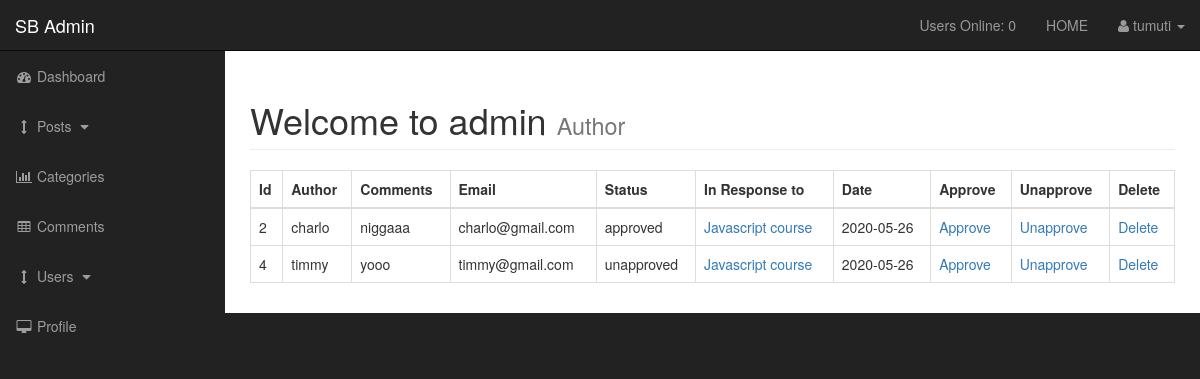
The page /admin/post_comments.php?id=1 (signed in) on the database its author committed.
### tables this page shows
CREATE TABLE `comments` (
  `comment_id` int(3) NOT NULL,
  `comment_post_id` int(3) NOT NULL,
  `comment_author` varchar(255) NOT NULL,
  `comment_email` varchar(255) NOT NULL,
  `comment_content` text NOT NULL,
  `comment_status` varchar(255) NOT NULL,
  `comment_date` date NOT NULL
);

CREATE TABLE `posts` (
  `post_id` int(3) NOT NULL,
  `post_category_id` int(3) NOT NULL,
  `post_title` varchar(255) NOT NULL,
  `post_author` varchar(255) NOT NULL,
  `post_user` varchar(255) NOT NULL,
  `post_date` date NOT NULL,
  `post_image` text NOT NULL,
  `post_content` text NOT NULL,
  `post_tags` varchar(255) NOT NULL,
  `post_comment_count` int(11) NOT NULL,
  `post_status` varchar(255) NOT NULL DEFAULT 'draft',
  `post_views_count` int(11) NOT NULL
);

### admin/post_comments.php (the view, shortened to what this page needs)
<?php include "includes/admin_header.php";?>
    <div id="wrapper">
<?php include "includes/admin_navigation.php";?>
        <div id="page-wrapper">
            <div class="container-fluid">
                <div class="row">
                    <div class="col-lg-12">
                        <h1 class="page-header">
                            Welcome to admin
                            <small>Author</small>
                        </h1>
		<table class="table table-bordered table-hover">
		<thead>
		<tr>
		<th>Id</th>
		<th>Author</th>
		<th>Comments</th>
		<th>Email</th>
		<th>Status</th>
		<th>In Response to</th>
		<th>Date</th>
		<th>Approve</th>
		<th>Unapprove</th>
		<th>Delete</th>
		</tr>
		</thead>
		<tbody>
		<?php
$query = "SELECT * FROM comments WHERE comment_post_id =" .mysqli_real_escape_string($connection, $_GET['id']). " ";
$select_comments = mysqli_query($connection, $query);
while($row = mysqli_fetch_assoc($select_comments)){
$comment_id = $row['comment_id'];
$comment_post_id = $row['comment_post_id'];
$comment_author = $row['comment_author'];
$comment_content = $row['comment_content'];
$comment_email = $row['comment_email'];
$comment_status = $row['comment_status'];
$comment_date= $row['comment_date'];
echo "<tr>";
	echo "<td>{$comment_id}</td>";
	echo "<td>{$comment_author}</td>";
	echo "<td>{$comment_content}</td>";
	echo "<td>{$comment_email}</td>";
	echo "<td>{$comment_status}</td>";
	$query = "SELECT * FROM posts WHERE post_id = $comment_post_id";
	$select_post_id_query = mysqli_query($connection,$query);
	while($row = mysqli_fetch_assoc($select_post_id_query)) {
		$post_id = $row['post_id'];
		$post_title = $row['post_title'];
		echo "<td><a href='../post.php?p_id=$post_id'>$post_title</a></td>";
	}
	echo "<td>{$comment_date}</td>";
echo "<td><a href='comments.php?approve=$comment_id'>Approve</a></td>";
echo "<td><a href='comments.php?unapprove=$comment_id'>Unapprove</a></td>";
echo "<td><a href='post_comments.php?delete=$comment_id&id=" . $_GET[ 'id'] . "'>Delete</a></td>";
echo "</tr>";
}
		?>
		</tbody>
		</table>
                </div>
                </div>
            </div>
		</div>
<?php include "includes/admin_footer.php";?>

### admin/css/sb-admin.css (style rules this page uses)
body { margin-top: 100px; background-color: #222; }
@media (min-width:768px) { body { margin-top: 50px; } }
#wrapper { padding-left: 0; }
#page-wrapper { width: 100%; padding: 0; background-color: #fff; }
@media (min-width:768px) { #wrapper { padding-left: 225px; } }
@media (min-width:768px) { #page-wrapper { padding: 10px; } }

### rows shown on the page
comments: comment_id "2", comment_author "charlo", comment_content "niggaaa", comment_email "charlo@gmail.com", comment_status "approved", comment_date "2020-05-26"
posts: post_title "Javascript course"
comments: comment_id "4", comment_author "timmy", comment_content "yooo", comment_email "timmy@gmail.com", comment_status "unapproved", comment_date "2020-05-26"

### other values the page prints
users_online() "0"
$_SESSION['username'] "tumuti"
